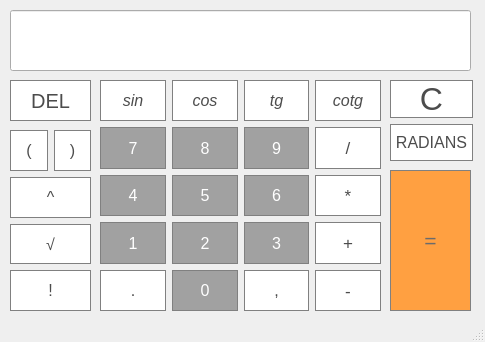
<?xml version="1.0" encoding="UTF-8"?>
<ui version="4.0">
 <class>MainWindow</class>
 <widget class="QMainWindow" name="MainWindow">
  <property name="geometry">
   <rect>
    <x>0</x>
    <y>0</y>
    <width>485</width>
    <height>342</height>
   </rect>
  </property>
  <property name="sizePolicy">
   <sizepolicy hsizetype="Preferred" vsizetype="Preferred">
    <horstretch>0</horstretch>
    <verstretch>0</verstretch>
   </sizepolicy>
  </property>
  <property name="minimumSize">
   <size>
    <width>485</width>
    <height>342</height>
   </size>
  </property>
  <property name="maximumSize">
   <size>
    <width>485</width>
    <height>342</height>
   </size>
  </property>
  <property name="windowTitle">
   <string>Kalkulando</string>
  </property>
  <property name="windowIcon">
   <iconset>
    <normalon>calculator.ico</normalon>
   </iconset>
  </property>
  <widget class="QWidget" name="centralwidget">
   <property name="sizePolicy">
    <sizepolicy hsizetype="Preferred" vsizetype="Preferred">
     <horstretch>0</horstretch>
     <verstretch>0</verstretch>
    </sizepolicy>
   </property>
   <widget class="QLineEdit" name="Display">
    <property name="geometry">
     <rect>
      <x>10</x>
      <y>10</y>
      <width>461</width>
      <height>61</height>
     </rect>
    </property>
    <property name="font">
     <font>
      <pointsize>12</pointsize>
     </font>
    </property>
    <property name="alignment">
     <set>Qt::AlignRight|Qt::AlignTrailing|Qt::AlignVCenter</set>
    </property>
    <property name="readOnly">
     <bool>true</bool>
    </property>
   </widget>
   <widget class="QWidget" name="layoutWidget">
    <property name="geometry">
     <rect>
      <x>100</x>
      <y>80</y>
      <width>281</width>
      <height>231</height>
     </rect>
    </property>
    <layout class="QGridLayout" name="gridLayout">
     <item row="4" column="2">
      <widget class="QPushButton" name="pushButtonNum_3">
       <property name="sizePolicy">
        <sizepolicy hsizetype="Preferred" vsizetype="Preferred">
         <horstretch>0</horstretch>
         <verstretch>0</verstretch>
        </sizepolicy>
       </property>
       <property name="font">
        <font>
         <family>MS Shell Dlg 2</family>
         <pointsize>12</pointsize>
        </font>
       </property>
       <property name="styleSheet">
        <string notr="true">QPushButton {
	background-color: #a1a1a1;
	border: 1px solid gray;
	color: #ffffff;
}

QPushButton:pressed {
	background-color: #ffffff;
	border: 1px solid gray;
	color: #a1a1a1;
}
</string>
       </property>
       <property name="text">
        <string>3</string>
       </property>
      </widget>
     </item>
     <item row="2" column="1">
      <widget class="QPushButton" name="pushButtonNum_8">
       <property name="sizePolicy">
        <sizepolicy hsizetype="Preferred" vsizetype="Preferred">
         <horstretch>0</horstretch>
         <verstretch>0</verstretch>
        </sizepolicy>
       </property>
       <property name="font">
        <font>
         <family>MS Shell Dlg 2</family>
         <pointsize>12</pointsize>
        </font>
       </property>
       <property name="styleSheet">
        <string notr="true">
QPushButton {
	background-color: #a1a1a1;
	border: 1px solid gray;
	color: #ffffff;
}

QPushButton:pressed {
	background-color: #ffffff;
	border: 1px solid gray;
	color: #a1a1a1;
}
</string>
       </property>
       <property name="text">
        <string>8</string>
       </property>
      </widget>
     </item>
     <item row="5" column="3">
      <widget class="QPushButton" name="pushButtonMinus">
       <property name="sizePolicy">
        <sizepolicy hsizetype="Preferred" vsizetype="Preferred">
         <horstretch>0</horstretch>
         <verstretch>0</verstretch>
        </sizepolicy>
       </property>
       <property name="font">
        <font>
         <pointsize>13</pointsize>
        </font>
       </property>
       <property name="styleSheet">
        <string notr="true">QPushButton:pressed {
	background-color: #a1a1a1;
	border: 1px solid gray;
	color: #ffffff;
}

QPushButton {
	background-color: #ffffff;
	border: 1px solid gray;
	color: #4c4c4c;
}
</string>
       </property>
       <property name="text">
        <string>-</string>
       </property>
      </widget>
     </item>
     <item row="3" column="2">
      <widget class="QPushButton" name="pushButtonNum_6">
       <property name="sizePolicy">
        <sizepolicy hsizetype="Preferred" vsizetype="Preferred">
         <horstretch>0</horstretch>
         <verstretch>0</verstretch>
        </sizepolicy>
       </property>
       <property name="font">
        <font>
         <family>MS Shell Dlg 2</family>
         <pointsize>12</pointsize>
        </font>
       </property>
       <property name="styleSheet">
        <string notr="true">QPushButton {
	background-color: #a1a1a1;
	border: 1px solid gray;
	color: #ffffff;
}

QPushButton:pressed {
	background-color: #ffffff;
	border: 1px solid gray;
	color: #a1a1a1;
}
</string>
       </property>
       <property name="text">
        <string>6</string>
       </property>
      </widget>
     </item>
     <item row="5" column="1">
      <widget class="QPushButton" name="pushButtonNum_0">
       <property name="sizePolicy">
        <sizepolicy hsizetype="Preferred" vsizetype="Preferred">
         <horstretch>0</horstretch>
         <verstretch>0</verstretch>
        </sizepolicy>
       </property>
       <property name="font">
        <font>
         <family>MS Shell Dlg 2</family>
         <pointsize>12</pointsize>
        </font>
       </property>
       <property name="styleSheet">
        <string notr="true">QPushButton {
	background-color: #a1a1a1;
	border: 1px solid gray;
	color: #ffffff;
}

QPushButton:pressed {
	background-color: #ffffff;
	border: 1px solid gray;
	color: #a1a1a1;
}
</string>
       </property>
       <property name="text">
        <string>0</string>
       </property>
      </widget>
     </item>
     <item row="3" column="1">
      <widget class="QPushButton" name="pushButtonNum_5">
       <property name="sizePolicy">
        <sizepolicy hsizetype="Preferred" vsizetype="Preferred">
         <horstretch>0</horstretch>
         <verstretch>0</verstretch>
        </sizepolicy>
       </property>
       <property name="font">
        <font>
         <family>MS Shell Dlg 2</family>
         <pointsize>12</pointsize>
        </font>
       </property>
       <property name="styleSheet">
        <string notr="true">QPushButton {
	background-color: #a1a1a1;
	border: 1px solid gray;
	color: #ffffff;
}

QPushButton:pressed {
	background-color: #ffffff;
	border: 1px solid gray;
	color: #a1a1a1;
}
</string>
       </property>
       <property name="text">
        <string>5</string>
       </property>
      </widget>
     </item>
     <item row="4" column="1">
      <widget class="QPushButton" name="pushButtonNum_2">
       <property name="sizePolicy">
        <sizepolicy hsizetype="Preferred" vsizetype="Preferred">
         <horstretch>0</horstretch>
         <verstretch>0</verstretch>
        </sizepolicy>
       </property>
       <property name="font">
        <font>
         <family>MS Shell Dlg 2</family>
         <pointsize>12</pointsize>
        </font>
       </property>
       <property name="styleSheet">
        <string notr="true">QPushButton {
	background-color: #a1a1a1;
	border: 1px solid gray;
	color: #ffffff;
}

QPushButton:pressed {
	background-color: #ffffff;
	border: 1px solid gray;
	color: #a1a1a1;
}
</string>
       </property>
       <property name="text">
        <string>2</string>
       </property>
      </widget>
     </item>
     <item row="4" column="3">
      <widget class="QPushButton" name="pushButtonPlus">
       <property name="sizePolicy">
        <sizepolicy hsizetype="Preferred" vsizetype="Preferred">
         <horstretch>0</horstretch>
         <verstretch>0</verstretch>
        </sizepolicy>
       </property>
       <property name="font">
        <font>
         <pointsize>13</pointsize>
        </font>
       </property>
       <property name="styleSheet">
        <string notr="true">QPushButton:pressed {
	background-color: #a1a1a1;
	border: 1px solid gray;
	color: #ffffff;
}

QPushButton {
	background-color: #ffffff;
	border: 1px solid gray;
	color: #4c4c4c;
}
</string>
       </property>
       <property name="text">
        <string>+</string>
       </property>
      </widget>
     </item>
     <item row="2" column="0">
      <widget class="QPushButton" name="pushButtonNum_7">
       <property name="sizePolicy">
        <sizepolicy hsizetype="Preferred" vsizetype="Preferred">
         <horstretch>0</horstretch>
         <verstretch>0</verstretch>
        </sizepolicy>
       </property>
       <property name="font">
        <font>
         <family>MS Shell Dlg 2</family>
         <pointsize>12</pointsize>
        </font>
       </property>
       <property name="styleSheet">
        <string notr="true">QPushButton {
	background-color: #a1a1a1;
	border: 1px solid gray;
	color: #ffffff;
}

QPushButton:pressed {
	background-color: #ffffff;
	border: 1px solid gray;
	color: #a1a1a1;
}
</string>
       </property>
       <property name="text">
        <string>7</string>
       </property>
      </widget>
     </item>
     <item row="5" column="0">
      <widget class="QPushButton" name="pushButtonDot">
       <property name="sizePolicy">
        <sizepolicy hsizetype="Preferred" vsizetype="Preferred">
         <horstretch>0</horstretch>
         <verstretch>0</verstretch>
        </sizepolicy>
       </property>
       <property name="font">
        <font>
         <pointsize>12</pointsize>
        </font>
       </property>
       <property name="styleSheet">
        <string notr="true">QPushButton:pressed {
	background-color: #a1a1a1;
	border: 1px solid gray;
	color: #ffffff;
}

QPushButton {
	background-color: #ffffff;
	border: 1px solid gray;
	color: #4c4c4c;
}
</string>
       </property>
       <property name="text">
        <string>.</string>
       </property>
      </widget>
     </item>
     <item row="0" column="0">
      <widget class="QPushButton" name="pushButtonSIN">
       <property name="sizePolicy">
        <sizepolicy hsizetype="Preferred" vsizetype="Preferred">
         <horstretch>0</horstretch>
         <verstretch>0</verstretch>
        </sizepolicy>
       </property>
       <property name="font">
        <font>
         <pointsize>12</pointsize>
         <italic>true</italic>
        </font>
       </property>
       <property name="styleSheet">
        <string notr="true">QPushButton:pressed {
	background-color: #a1a1a1;
	border: 1px solid gray;
	color: #ffffff;
}

QPushButton {
	background-color: #ffffff;
	border: 1px solid gray;
	color: #4c4c4c;
}
</string>
       </property>
       <property name="text">
        <string>sin</string>
       </property>
      </widget>
     </item>
     <item row="3" column="0">
      <widget class="QPushButton" name="pushButtonNum_4">
       <property name="sizePolicy">
        <sizepolicy hsizetype="Preferred" vsizetype="Preferred">
         <horstretch>0</horstretch>
         <verstretch>0</verstretch>
        </sizepolicy>
       </property>
       <property name="font">
        <font>
         <family>MS Shell Dlg 2</family>
         <pointsize>12</pointsize>
        </font>
       </property>
       <property name="styleSheet">
        <string notr="true">QPushButton {
	background-color: #a1a1a1;
	border: 1px solid gray;
	color: #ffffff;
}

QPushButton:pressed {
	background-color: #ffffff;
	border: 1px solid gray;
	color: #a1a1a1;
}
</string>
       </property>
       <property name="text">
        <string>4</string>
       </property>
      </widget>
     </item>
     <item row="0" column="3">
      <widget class="QPushButton" name="pushButtonCOTG">
       <property name="sizePolicy">
        <sizepolicy hsizetype="Preferred" vsizetype="Preferred">
         <horstretch>0</horstretch>
         <verstretch>0</verstretch>
        </sizepolicy>
       </property>
       <property name="font">
        <font>
         <pointsize>12</pointsize>
         <italic>true</italic>
        </font>
       </property>
       <property name="styleSheet">
        <string notr="true">QPushButton:pressed {
	background-color: #a1a1a1;
	border: 1px solid gray;
	color: #ffffff;
}

QPushButton {
	background-color: #ffffff;
	border: 1px solid gray;
	color: #4c4c4c;
}
</string>
       </property>
       <property name="text">
        <string>cotg</string>
       </property>
      </widget>
     </item>
     <item row="0" column="1">
      <widget class="QPushButton" name="pushButtonCOS">
       <property name="sizePolicy">
        <sizepolicy hsizetype="Preferred" vsizetype="Preferred">
         <horstretch>0</horstretch>
         <verstretch>0</verstretch>
        </sizepolicy>
       </property>
       <property name="font">
        <font>
         <pointsize>12</pointsize>
         <italic>true</italic>
        </font>
       </property>
       <property name="styleSheet">
        <string notr="true">QPushButton:pressed {
	background-color: #a1a1a1;
	border: 1px solid gray;
	color: #ffffff;
}

QPushButton {
	background-color: #ffffff;
	border: 1px solid gray;
	color: #4c4c4c;
}
</string>
       </property>
       <property name="text">
        <string>cos</string>
       </property>
      </widget>
     </item>
     <item row="2" column="3">
      <widget class="QPushButton" name="pushButtonDiv">
       <property name="sizePolicy">
        <sizepolicy hsizetype="Preferred" vsizetype="Preferred">
         <horstretch>0</horstretch>
         <verstretch>0</verstretch>
        </sizepolicy>
       </property>
       <property name="font">
        <font>
         <pointsize>13</pointsize>
        </font>
       </property>
       <property name="styleSheet">
        <string notr="true">QPushButton:pressed {
	background-color: #a1a1a1;
	border: 1px solid gray;
	color: #ffffff;
}

QPushButton {
	background-color: #ffffff;
	border: 1px solid gray;
	color: #4c4c4c;
}
</string>
       </property>
       <property name="text">
        <string>/</string>
       </property>
      </widget>
     </item>
     <item row="2" column="2">
      <widget class="QPushButton" name="pushButtonNum_9">
       <property name="sizePolicy">
        <sizepolicy hsizetype="Preferred" vsizetype="Preferred">
         <horstretch>0</horstretch>
         <verstretch>0</verstretch>
        </sizepolicy>
       </property>
       <property name="font">
        <font>
         <family>MS Shell Dlg 2</family>
         <pointsize>12</pointsize>
        </font>
       </property>
       <property name="styleSheet">
        <string notr="true">QPushButton {
	background-color: #a1a1a1;
	border: 1px solid gray;
	color: #ffffff;
}

QPushButton:pressed {
	background-color: #ffffff;
	border: 1px solid gray;
	color: #a1a1a1;
}
</string>
       </property>
       <property name="text">
        <string>9</string>
       </property>
      </widget>
     </item>
     <item row="4" column="0">
      <widget class="QPushButton" name="pushButtonNum_1">
       <property name="sizePolicy">
        <sizepolicy hsizetype="Preferred" vsizetype="Preferred">
         <horstretch>0</horstretch>
         <verstretch>0</verstretch>
        </sizepolicy>
       </property>
       <property name="font">
        <font>
         <family>MS Shell Dlg 2</family>
         <pointsize>12</pointsize>
        </font>
       </property>
       <property name="styleSheet">
        <string notr="true">QPushButton {
	background-color: #a1a1a1;
	border: 1px solid gray;
	color: #ffffff;
}

QPushButton:pressed {
	background-color: #ffffff;
	border: 1px solid gray;
	color: #a1a1a1;
}
</string>
       </property>
       <property name="text">
        <string>1</string>
       </property>
      </widget>
     </item>
     <item row="3" column="3">
      <widget class="QPushButton" name="pushButtonMul">
       <property name="sizePolicy">
        <sizepolicy hsizetype="Preferred" vsizetype="Preferred">
         <horstretch>0</horstretch>
         <verstretch>0</verstretch>
        </sizepolicy>
       </property>
       <property name="font">
        <font>
         <pointsize>13</pointsize>
        </font>
       </property>
       <property name="styleSheet">
        <string notr="true">QPushButton:pressed {
	background-color: #a1a1a1;
	border: 1px solid gray;
	color: #ffffff;
}

QPushButton {
	background-color: #ffffff;
	border: 1px solid gray;
	color: #4c4c4c;
}
</string>
       </property>
       <property name="text">
        <string>*</string>
       </property>
      </widget>
     </item>
     <item row="5" column="2">
      <widget class="QPushButton" name="pushButtonComma">
       <property name="sizePolicy">
        <sizepolicy hsizetype="Preferred" vsizetype="Preferred">
         <horstretch>0</horstretch>
         <verstretch>0</verstretch>
        </sizepolicy>
       </property>
       <property name="font">
        <font>
         <pointsize>12</pointsize>
        </font>
       </property>
       <property name="styleSheet">
        <string notr="true">QPushButton:pressed {
	background-color: #a1a1a1;
	border: 1px solid gray;
	color: #ffffff;
}

QPushButton {
	background-color: #ffffff;
	border: 1px solid gray;
	color: #4c4c4c;
}
</string>
       </property>
       <property name="text">
        <string>,</string>
       </property>
      </widget>
     </item>
     <item row="0" column="2">
      <widget class="QPushButton" name="pushButtonTG">
       <property name="sizePolicy">
        <sizepolicy hsizetype="Preferred" vsizetype="Preferred">
         <horstretch>0</horstretch>
         <verstretch>0</verstretch>
        </sizepolicy>
       </property>
       <property name="font">
        <font>
         <pointsize>12</pointsize>
         <italic>true</italic>
        </font>
       </property>
       <property name="styleSheet">
        <string notr="true">QPushButton:pressed {
	background-color: #a1a1a1;
	border: 1px solid gray;
	color: #ffffff;
}

QPushButton {
	background-color: #ffffff;
	border: 1px solid gray;
	color: #4c4c4c;
}
</string>
       </property>
       <property name="text">
        <string>tg</string>
       </property>
      </widget>
     </item>
    </layout>
   </widget>
   <widget class="QPushButton" name="pushButtonDel">
    <property name="geometry">
     <rect>
      <x>10</x>
      <y>80</y>
      <width>81</width>
      <height>41</height>
     </rect>
    </property>
    <property name="sizePolicy">
     <sizepolicy hsizetype="Preferred" vsizetype="Preferred">
      <horstretch>0</horstretch>
      <verstretch>0</verstretch>
     </sizepolicy>
    </property>
    <property name="font">
     <font>
      <pointsize>15</pointsize>
     </font>
    </property>
    <property name="styleSheet">
     <string notr="true">QPushButton:pressed {
	background-color: #a1a1a1;
	border: 1px solid gray;
	color: #ffffff;
}

QPushButton {
	background-color: #ffffff;
	border: 1px solid gray;
	color: #4c4c4c;
}
</string>
    </property>
    <property name="text">
     <string>DEL</string>
    </property>
   </widget>
   <widget class="QWidget" name="layoutWidget">
    <property name="geometry">
     <rect>
      <x>10</x>
      <y>130</y>
      <width>81</width>
      <height>181</height>
     </rect>
    </property>
    <layout class="QGridLayout" name="gridLayout_4">
     <item row="2" column="0">
      <widget class="QPushButton" name="pushButtonRoot">
       <property name="sizePolicy">
        <sizepolicy hsizetype="Preferred" vsizetype="Preferred">
         <horstretch>0</horstretch>
         <verstretch>0</verstretch>
        </sizepolicy>
       </property>
       <property name="font">
        <font>
         <pointsize>12</pointsize>
        </font>
       </property>
       <property name="styleSheet">
        <string notr="true">QPushButton:pressed {
	background-color: #a1a1a1;
	border: 1px solid gray;
	color: #ffffff;
}

QPushButton {
	background-color: #ffffff;
	border: 1px solid gray;
	color: #4c4c4c;
}
</string>
       </property>
       <property name="text">
        <string>√</string>
       </property>
      </widget>
     </item>
     <item row="3" column="0">
      <widget class="QPushButton" name="pushButtonFactorial">
       <property name="sizePolicy">
        <sizepolicy hsizetype="Preferred" vsizetype="Preferred">
         <horstretch>0</horstretch>
         <verstretch>0</verstretch>
        </sizepolicy>
       </property>
       <property name="font">
        <font>
         <pointsize>12</pointsize>
         <weight>50</weight>
         <bold>false</bold>
        </font>
       </property>
       <property name="styleSheet">
        <string notr="true">QPushButton:pressed {
	background-color: #a1a1a1;
	border: 1px solid gray;
	color: #ffffff;
}

QPushButton {
	background-color: #ffffff;
	border: 1px solid gray;
	color: #4c4c4c;
}
</string>
       </property>
       <property name="text">
        <string>!</string>
       </property>
      </widget>
     </item>
     <item row="1" column="0">
      <widget class="QPushButton" name="pushButtonPower">
       <property name="sizePolicy">
        <sizepolicy hsizetype="Preferred" vsizetype="Preferred">
         <horstretch>0</horstretch>
         <verstretch>0</verstretch>
        </sizepolicy>
       </property>
       <property name="font">
        <font>
         <pointsize>12</pointsize>
        </font>
       </property>
       <property name="styleSheet">
        <string notr="true">QPushButton:pressed {
	background-color: #a1a1a1;
	border: 1px solid gray;
	color: #ffffff;
}

QPushButton {
	background-color: #ffffff;
	border: 1px solid gray;
	color: #4c4c4c;
}
</string>
       </property>
       <property name="text">
        <string>^</string>
       </property>
      </widget>
     </item>
     <item row="0" column="0">
      <layout class="QGridLayout" name="gridLayout_2">
       <item row="1" column="1">
        <widget class="QPushButton" name="pushButtonBracketR">
         <property name="sizePolicy">
          <sizepolicy hsizetype="Preferred" vsizetype="Preferred">
           <horstretch>0</horstretch>
           <verstretch>0</verstretch>
          </sizepolicy>
         </property>
         <property name="font">
          <font>
           <pointsize>12</pointsize>
          </font>
         </property>
         <property name="styleSheet">
          <string notr="true">QPushButton:pressed {
	background-color: #a1a1a1;
	border: 1px solid gray;
	color: #ffffff;
}

QPushButton {
	background-color: #ffffff;
	border: 1px solid gray;
	color: #4c4c4c;
}
</string>
         </property>
         <property name="text">
          <string>)</string>
         </property>
        </widget>
       </item>
       <item row="1" column="0">
        <widget class="QPushButton" name="pushButtonBracketL">
         <property name="sizePolicy">
          <sizepolicy hsizetype="Preferred" vsizetype="Preferred">
           <horstretch>0</horstretch>
           <verstretch>0</verstretch>
          </sizepolicy>
         </property>
         <property name="font">
          <font>
           <pointsize>12</pointsize>
          </font>
         </property>
         <property name="styleSheet">
          <string notr="true">QPushButton:pressed {
	background-color: #a1a1a1;
	border: 1px solid gray;
	color: #ffffff;
}

QPushButton {
	background-color: #ffffff;
	border: 1px solid gray;
	color: #4c4c4c;
}
</string>
         </property>
         <property name="text">
          <string>(</string>
         </property>
        </widget>
       </item>
      </layout>
     </item>
    </layout>
   </widget>
   <widget class="QPushButton" name="pushButtonAns">
    <property name="geometry">
     <rect>
      <x>390</x>
      <y>170</y>
      <width>81</width>
      <height>141</height>
     </rect>
    </property>
    <property name="sizePolicy">
     <sizepolicy hsizetype="Preferred" vsizetype="Preferred">
      <horstretch>0</horstretch>
      <verstretch>0</verstretch>
     </sizepolicy>
    </property>
    <property name="font">
     <font>
      <pointsize>16</pointsize>
     </font>
    </property>
    <property name="styleSheet">
     <string notr="true">QPushButton:pressed {
	background-color: #ffc57d;
	border: 1px solid gray;
	color: #ffffff;
}

QPushButton {
	background-color: #ffa041;
	border: 1px solid gray;
	color: #6b6b6b;
}
</string>
    </property>
    <property name="text">
     <string>=</string>
    </property>
   </widget>
   <widget class="QWidget" name="layoutWidget">
    <property name="geometry">
     <rect>
      <x>390</x>
      <y>80</y>
      <width>83</width>
      <height>81</height>
     </rect>
    </property>
    <layout class="QGridLayout" name="gridLayout_3">
     <item row="0" column="0">
      <widget class="QPushButton" name="pushButtonClear">
       <property name="sizePolicy">
        <sizepolicy hsizetype="Preferred" vsizetype="Preferred">
         <horstretch>0</horstretch>
         <verstretch>0</verstretch>
        </sizepolicy>
       </property>
       <property name="font">
        <font>
         <pointsize>24</pointsize>
         <weight>50</weight>
         <bold>false</bold>
        </font>
       </property>
       <property name="styleSheet">
        <string notr="true">QPushButton:pressed {
	background-color: #a1a1a1;
	border: 1px solid gray;
	color: #ffffff;
}

QPushButton {
	background-color: #ffffff;
	border: 1px solid gray;
	color: #4c4c4c;
}
</string>
       </property>
       <property name="text">
        <string>C</string>
       </property>
      </widget>
     </item>
     <item row="1" column="0">
      <widget class="QPushButton" name="pushButtonRadiants">
       <property name="sizePolicy">
        <sizepolicy hsizetype="Preferred" vsizetype="Preferred">
         <horstretch>0</horstretch>
         <verstretch>0</verstretch>
        </sizepolicy>
       </property>
       <property name="font">
        <font>
         <pointsize>12</pointsize>
        </font>
       </property>
       <property name="styleSheet">
        <string notr="true">QPushButton:pressed {
	background-color: #a1a1a1;
	border: 1px solid gray;
	color: #ffffff;
}

QPushButton {
	background-color: #ffffff;
	border: 1px solid gray;
	color: #4c4c4c;
}
</string>
       </property>
       <property name="text">
        <string>RADIANS</string>
       </property>
      </widget>
     </item>
    </layout>
   </widget>
  </widget>
  <widget class="QMenuBar" name="menubar">
   <property name="geometry">
    <rect>
     <x>0</x>
     <y>0</y>
     <width>485</width>
     <height>21</height>
    </rect>
   </property>
  </widget>
  <widget class="QStatusBar" name="statusbar"/>
 </widget>
 <resources/>
 <connections/>
</ui>
